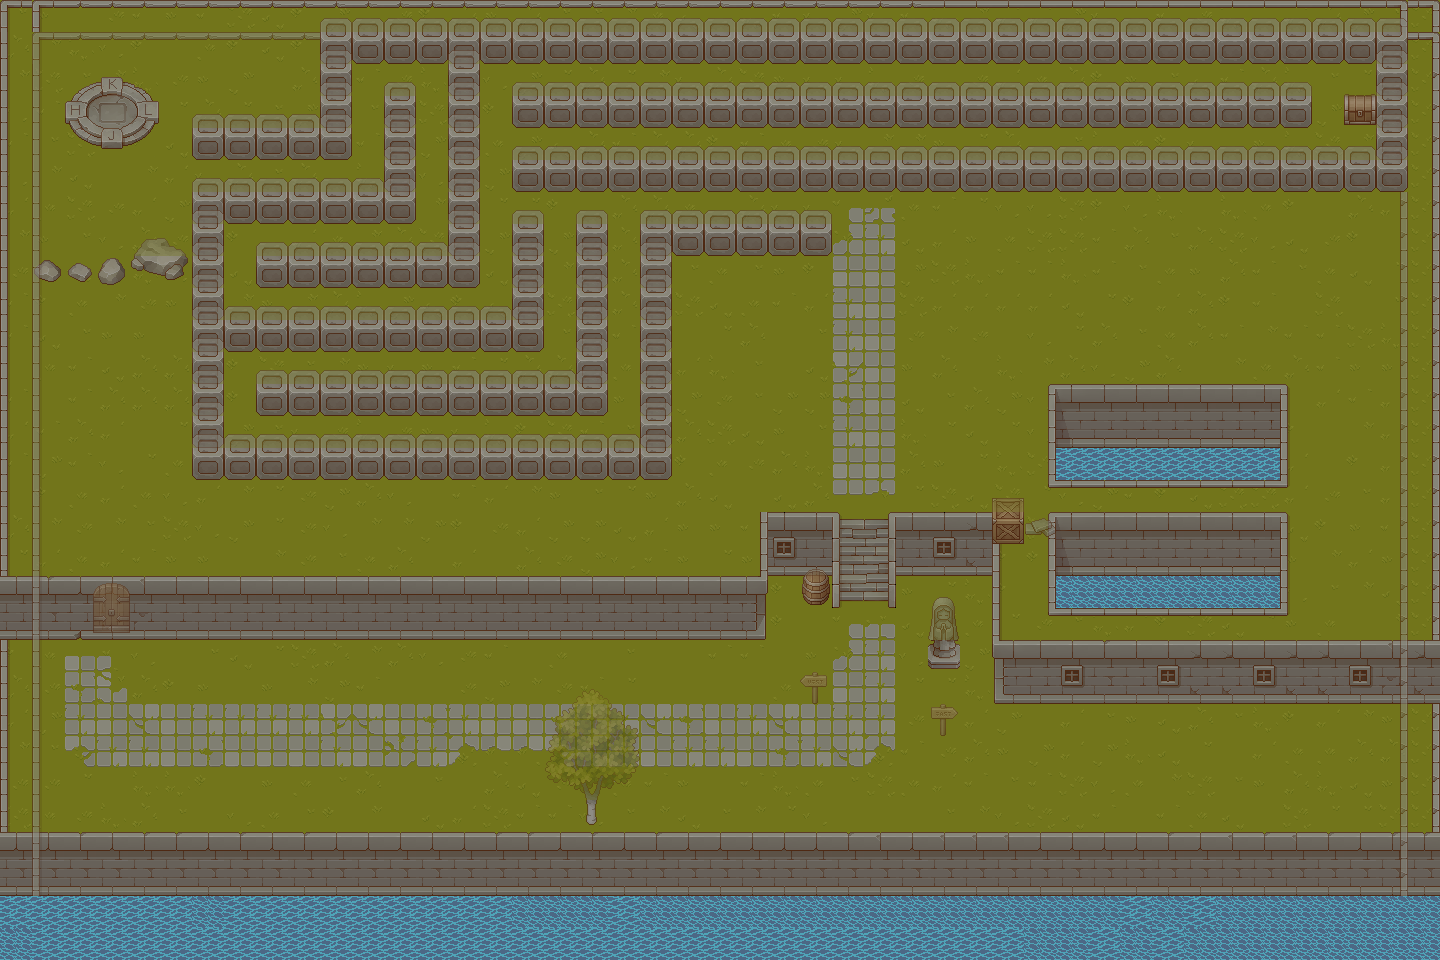

This is a level from a 2D game, rendered from its Tiled map with the project's own tilesets. A one-line summary and the map file follow, with tile-layer data summarised:
An orthogonal 45x30 tile map with 32x32 px tiles, 3 tile layers (Grass, Walls, Walls2), 7 tilesets and 35 objects (31x wall, Player_2, NPC, item, Player).

<map version="1.10" tiledversion="1.10.2" orientation="orthogonal" renderorder="right-down" width="45" height="30" tilewidth="32" tileheight="32" infinite="0" nextlayerid="9" nextobjectid="88">
 <tileset firstgid="1" source="Tilesets/Grass.tsx" />
 <tileset firstgid="65" source="Tilesets/Wall.tsx" />
 <tileset firstgid="321" source="Tilesets/TX Props.tsx" />
 <tileset firstgid="577" source="Tilesets/TX Struct.tsx" />
 <tileset firstgid="833" source="Tilesets/TX Plant.tsx" />
 <tileset firstgid="1089" source="Tilesets/Water+.tsx" />
 <tileset firstgid="1091" source="Tilesets/TX Tileset Stone Ground.tsx" />
 <layer id="1" name="Grass" width="45" height="30" locked="1">
  <data>[1350 cells, 1350 non-empty, 46 distinct tile ids]</data>
 </layer>
 <layer id="2" name="Walls" width="45" height="30">
  <data>[1350 cells, 543 non-empty, 67 distinct tile ids]</data>
 </layer>
 <objectgroup id="5" name="Obstacles">
  <object id="16" name="wall" x="192" y="128" width="160" height="32" />
  <object id="18" name="wall" x="192" y="192" width="221.054" height="32" />
  <object id="17" name="Player_2" x="896" y="224">
   <point />
  </object>
  <object id="19" name="wall" x="32" y="255" width="94.2493" height="32" />
  <object id="20" name="wall" x="131.342" y="261.092" width="56.6774" height="24.9553" />
  <object id="21" name="wall" x="195" y="228" width="28" height="250" />
  <object id="22" name="wall" x="225.473" y="448" width="446.054" height="32" />
  <object id="23" name="wall" x="257.473" y="382" width="349.054" height="32" />
  <object id="24" name="wall" x="224.473" y="322" width="317.054" height="32" />
  <object id="25" name="wall" x="258.473" y="255" width="221.054" height="32" />
  <object id="26" name="wall" x="322.473" y="31" width="1083.05" height="32" />
  <object id="27" name="wall" x="512.473" y="159" width="895.054" height="32" />
  <object id="28" name="wall" x="642.473" y="222" width="186.054" height="32" />
  <object id="29" name="wall" x="512.473" y="96" width="797.054" height="32" />
  <object id="30" name="wall" x="323" y="64" width="28" height="60" />
  <object id="31" name="wall" x="387" y="99" width="28" height="90" />
  <object id="32" name="wall" x="451" y="67" width="28" height="184" />
  <object id="33" name="wall" x="513" y="227" width="28" height="91" />
  <object id="34" name="wall" x="577" y="226" width="28" height="156" />
  <object id="35" name="wall" x="642" y="255" width="28" height="194" />
  <object id="36" name="wall" x="1379" y="64" width="28" height="95" />
  <object id="37" name="wall" x="36" y="834" width="1368" height="125" />
  <object id="38" name="wall" x="767" y="517" width="67" height="60" />
  <object id="39" name="wall" x="896" y="516" width="96" height="60" />
  <object id="40" name="wall" x="996" y="643" width="408" height="60" />
  <object id="41" name="wall" x="38.5" y="577" width="728" height="60" />
  <object id="42" name="wall" x="804.5" y="583" width="23" height="19" />
  <object id="43" name="wall" x="931.5" y="647.5" width="23" height="19" />
  <object id="44" name="wall" x="581.5" y="806.5" width="23" height="19" />
  <object id="45" name="NPC" x="192" y="160">
   <point />
  </object>
  <object id="78" name="item" x="1344" y="96">
   <point />
  </object>
  <object id="79" name="wall" x="1058" y="517" width="219" height="92" />
  <object id="80" name="wall" x="1058.5" y="388" width="219" height="92" />
  <object id="86" name="wall" x="1001" y="518" width="45" height="24" />
  <object id="87" name="Player" x="64" y="64">
   <point />
  </object>
 </objectgroup>
 <objectgroup id="6" name="Text">
  <properties>
   <property name="Text" type="bool" value="false" />
  </properties>
 </objectgroup>
 <layer id="4" name="Walls2" width="45" height="30" opacity="0.62">
  <data>[1350 cells, 268 non-empty, 33 distinct tile ids]</data>
 </layer>
</map>
